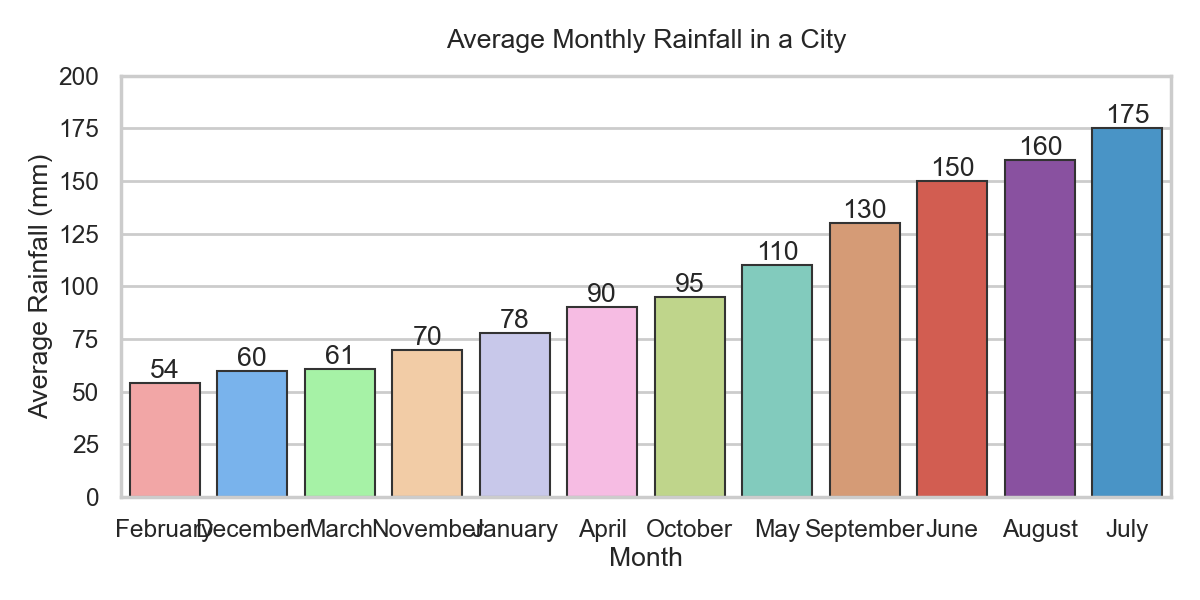

The script that drew this image:

import seaborn as sns
import pandas as pd
import matplotlib.pyplot as plt

data = {
    'Month': ['January', 'February', 'March', 'April', 'May', 'June', 
              'July', 'August', 'September', 'October', 'November', 'December'],
    'Rainfall_mm': [78, 54, 61, 90, 110, 150, 175, 160, 130, 95, 70, 60]
}

df = pd.DataFrame(data)
df = df.sort_values('Rainfall_mm')

f, ax = plt.subplots(figsize=(12, 6))

sns.barplot(
    y="Rainfall_mm", 
    x="Month", 
    data=df,
    palette=['#ff9999','#66b3ff','#99ff99','#ffcc99','#c2c2f0','#ffb3e6','#c4e17f','#76d7c4','#e59866','#e74c3c','#8e44ad','#3498db'],
    edgecolor=".2",
    linewidth=1.5,
    ci=None,
    width=0.8
)

sns.set_context("poster", font_scale=0.8)
ax.bar_label(ax.containers[0], label_type='edge')

ax.set_ylim(0, 200)
ax.set_ylabel('Average Rainfall (mm)')
ax.set_xlabel('Month')
ax.set_title('Average Monthly Rainfall in a City', pad=20)

plt.tight_layout()
plt.show()
